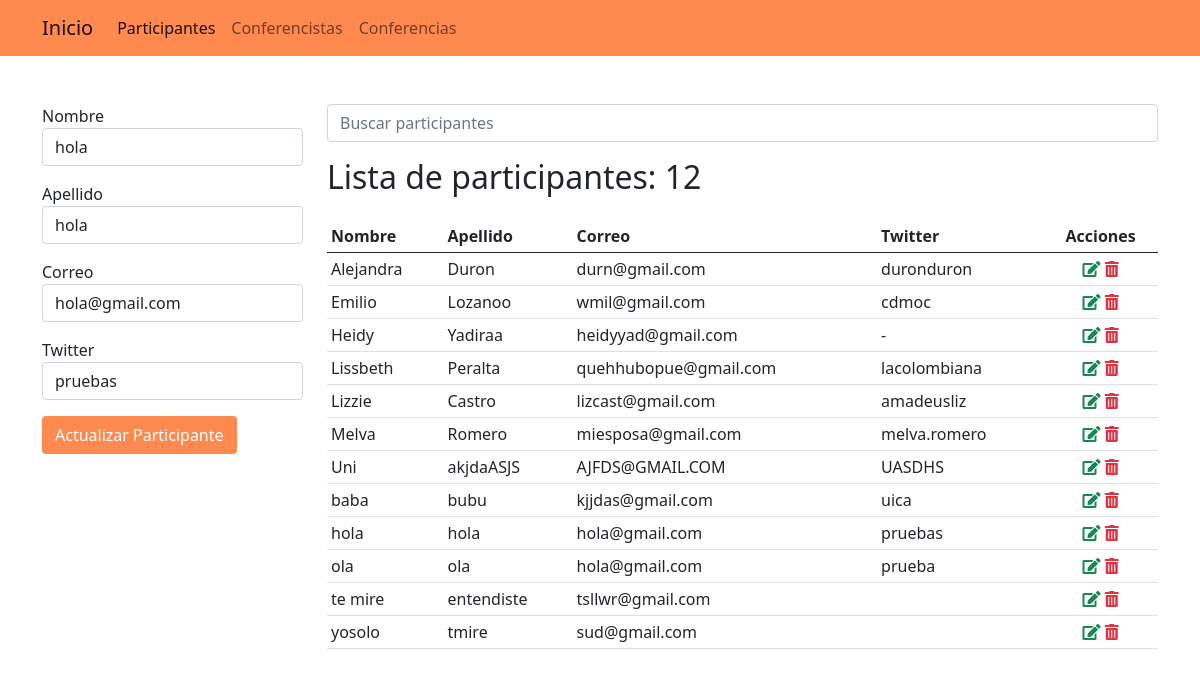
The app's page /participantes/11/editar/ with its own data.
### app_registro/models.py (models this page shows, shortened)
class Participante(models.Model):
    nombre = models.CharField(max_length=25)
    apellido = models.CharField(max_length=25)
    correo = models.EmailField()
    twitter = models.CharField(max_length=35, null=True, blank=True)

### app_registro/views.py (the view, shortened to what this page needs)
# urls.py: path('participantes/<int:id>/editar/', views.editar_participante, name='editar_participante'),
def editar_participante(request, id):
    par = get_object_or_404(Participante, pk=id)
    data = Participante.objects.all().order_by('nombre')
    ctx = {
        'activo':'participantes',
        'participantes': data,
        'p': par
    }
    return render(request, 'registro/participantes.html', ctx) #recibe minimo 2 parametros

### app_registro/templates/registro/participantes.html (shortened to what this page needs)
{% extends "base.html" %}
{% block container %}
    <div class="row">
        <div class="col-3">
        {% if p  %}
            <form action="{% url 'editar_participante' p.id %}" method="POST">
        {% else  %}
            <form action="{% url 'participantes' %}" method="POST">
        {% endif  %}
                <div class="mb-3">
                    <label for="nombre">Nombre</label>
                    <input type="text" value="{{ p.nombre }}" name="nombre" id="nombre" class="form-control" required autofocus>
                </div>
                <div class="mb-3">
                    <label for="apellido">Apellido</label>
                    <input type="text" value="{{ p.apellido }}" name="apellido" id="apellido" class="form-control" required>
                </div>
                <div class="mb-3">
                    <label for="correo">Correo</label>
                    <input type="email" value="{{ p.correo }}" name="correo" id="correo" class="form-control" required>
                </div>
                <div class="mb-3">
                    <label for="twitter">Twitter</label>
                    <input type="text" value="{{ p.twitter|default_if_none:'-' }}" name="twitter" id="twitter" class="form-control" required>
                </div>
                <div class="mb-3">
                    {% if p  %}
                    <input type="submit" class="btn btn-block text-white" style="background-color: #ff8a50" value="Actualizar Participante">
                    {% else %}
                    <input type="submit" class="btn btn-block text-white" style="background-color: #ff8a50" value="Registrar Participante">
                    {% endif %}
                </div>
            </form>
        </div>
        <div class="col-9">
            <form action="" method="GET">
                <input type="search" name="q" value="{{ q |default_if_none:''  }}" class="form-control" placeholder="Buscar participantes">
            </form>
            <h2 class="mt-3">Lista de participantes: {{ participantes.count }}</h2>
            <table class="table table-sm table-hover mt-4">
                <thead>
                    <tr>
                        <th>Nombre</th>
                        <th>Apellido</th>
                        <th>Correo</th>
                        <th>Twitter</th>
                        <th class="text-center">Acciones</th>
                    </tr>
                </thead>
                <tbody>
                    {% for p in participantes %}
                    <tr>
                        <td>{{ p.nombre }}</td>
                        <td>{{ p.apellido }}</td>
                        <td>{{ p.correo }}</td>
                        <td>{{ p.twitter|default_if_none:'-' }}</td>
                        <td class="text-center">
                            <a href="{% url 'editar_participante' p.id %}" class="text-success"><span class="fas fa-edit"></a>
                            <a onclick="if (!confirm('Confirme la eliminacion')) return false;" href="{% url 'eliminar_participante' p.id %}" class="text-danger"><span class="fas fa-trash-alt"></span></a>
                        </td>
                    </tr>
                    {% empty %}
                    <tr>
                        <td colspan="5" class="text-danger text-center">No se encontraron resultados</td>
                    <tr>
                    {% endfor %}
                </tbody>
            </table>
        </div>
    </div>
{% endblock %}

### records on screen
Participante: nombre "hola", apellido "hola", correo "hola@gmail.com", twitter "pruebas"
Participante: nombre "Alejandra", apellido "Duron", correo "durn@gmail.com", twitter "duronduron"
Participante: nombre "Emilio", apellido "Lozanoo", correo "wmil@gmail.com", twitter "cdmoc"
Participante: nombre "Heidy", apellido "Yadiraa", correo "heidyyad@gmail.com", twitter "-"
Participante: nombre "Lissbeth", apellido "Peralta", correo "quehhubopue@gmail.com", twitter "lacolombiana"
Participante: nombre "Lizzie", apellido "Castro", correo "lizcast@gmail.com", twitter "amadeusliz"
Participante: nombre "Melva", apellido "Romero", correo "miesposa@gmail.com", twitter "melva.romero"
Participante: nombre "Uni", apellido "akjdaASJS", correo "AJFDS@GMAIL.COM", twitter "UASDHS"
Participante: nombre "baba", apellido "bubu", correo "kjjdas@gmail.com", twitter "uica"
Participante: nombre "ola", apellido "ola", correo "hola@gmail.com", twitter "prueba"
Participante: nombre "te mire", apellido "entendiste", correo "tsllwr@gmail.com"
Participante: nombre "yosolo", apellido "tmire", correo "sud@gmail.com"

### other values on screen
{{ participantes.count }} "12"
